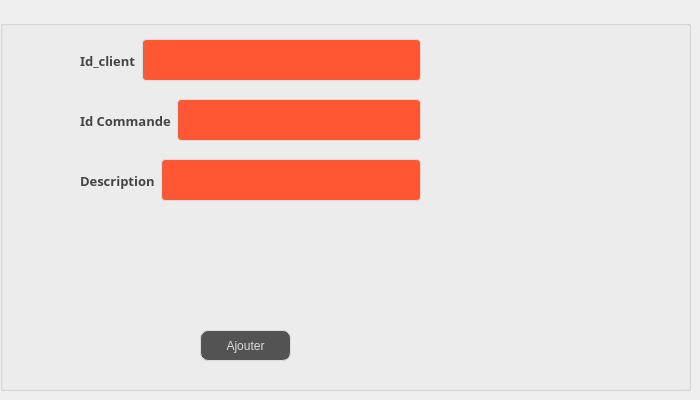
      <widget class="QWidget" name="tab_31">
       <attribute name="title">
        <string>Ajouter Commande</string>
       </attribute>
       <widget class="QGroupBox" name="groupBox_11">
        <property name="geometry">
         <rect>
          <x>0</x>
          <y>20</y>
          <width>691</width>
          <height>371</height>
         </rect>
        </property>
        <property name="title">
         <string/>
        </property>
        <widget class="QPushButton" name="BAmenu_13">
         <property name="geometry">
          <rect>
           <x>200</x>
           <y>310</y>
           <width>91</width>
           <height>31</height>
          </rect>
         </property>
         <property name="styleSheet">
          <string notr="true">QPushButton {
color: #dcdcdc;
background:#535353;
border: none;

border: 1px solid #DCDCDC;
border-radius: 8px;
}
QPushButton:hover {
color:#fff;
background:#FF5733;
border: none;
}</string>
         </property>
         <property name="text">
          <string>Ajouter</string>
         </property>
        </widget>
        <widget class="QWidget" name="layoutWidget_31">
         <property name="geometry">
          <rect>
           <x>80</x>
           <y>70</y>
           <width>341</width>
           <height>61</height>
          </rect>
         </property>
         <layout class="QHBoxLayout" name="horizontalLayout_50">
          <item>
           <widget class="QLabel" name="label_96">
            <property name="font">
             <font>
              <family>Segoe Print</family>
              <pointsize>-1</pointsize>
              <weight>75</weight>
              <bold>true</bold>
             </font>
            </property>
            <property name="styleSheet">
             <string notr="true">background-color: transparent;
	color: #454544;
	font-weight: bold;
	font-size: 13px;</string>
            </property>
            <property name="text">
             <string>Id Commande</string>
            </property>
           </widget>
          </item>
          <item>
           <widget class="QLineEdit" name="lineEdit_2">
            <property name="styleSheet">
             <string notr="true">QLineEdit {
  width: 100%;
  padding: 12px 20px;
  margin: 8px 0;
  display: inline-block;
  border: 1px solid #dcdcdc;
  border-radius: 4px;
  box-sizing: border-box;
  background: #FF5733;
  color: #FFFFFF;
}</string>
            </property>
           </widget>
          </item>
         </layout>
        </widget>
        <widget class="QWidget" name="layoutWidget_32">
         <property name="geometry">
          <rect>
           <x>80</x>
           <y>10</y>
           <width>341</width>
           <height>61</height>
          </rect>
         </property>
         <layout class="QHBoxLayout" name="horizontalLayout_51">
          <item>
           <widget class="QLabel" name="label_97">
            <property name="font">
             <font>
              <family>Segoe Print</family>
              <pointsize>-1</pointsize>
              <weight>75</weight>
              <bold>true</bold>
             </font>
            </property>
            <property name="styleSheet">
             <string notr="true">background-color: transparent;
	color: #454544;
	font-weight: bold;
	font-size: 13px;</string>
            </property>
            <property name="text">
             <string>Id_client</string>
            </property>
           </widget>
          </item>
          <item>
           <widget class="QLineEdit" name="lineEdit">
            <property name="styleSheet">
             <string notr="true">QLineEdit {
  width: 100%;
  padding: 12px 20px;
  margin: 8px 0;
  display: inline-block;
  border: 1px solid #dcdcdc;
  border-radius: 4px;
  box-sizing: border-box;
  background: #FF5733;
  color: #FFFFFF;
}

</string>
            </property>
           </widget>
          </item>
         </layout>
        </widget>
        <widget class="QWidget" name="layoutWidget_11">
         <property name="geometry">
          <rect>
           <x>80</x>
           <y>130</y>
           <width>341</width>
           <height>61</height>
          </rect>
         </property>
         <layout class="QHBoxLayout" name="horizontalLayout_49">
          <item>
           <widget class="QLabel" name="label_98">
            <property name="font">
             <font>
              <family>Segoe Print</family>
              <pointsize>-1</pointsize>
              <weight>75</weight>
              <bold>true</bold>
             </font>
            </property>
            <property name="styleSheet">
             <string notr="true">background-color: transparent;
	color: #454544;
	font-weight: bold;
	font-size: 13px;</string>
            </property>
            <property name="text">
             <string>Description</string>
            </property>
           </widget>
          </item>
          <item>
           <widget class="QLineEdit" name="lineEdit_3">
            <property name="styleSheet">
             <string notr="true">QLineEdit {
  width: 100%;
  padding: 12px 20px;
  margin: 8px 0;
  display: inline-block;
  border: 1px solid #dcdcdc;
  border-radius: 4px;
  box-sizing: border-box;
  background: #FF5733;
  color: #FFFFFF;
}</string>
            </property>
           </widget>
          </item>
         </layout>
        </widget>
       </widget>
      </widget>
